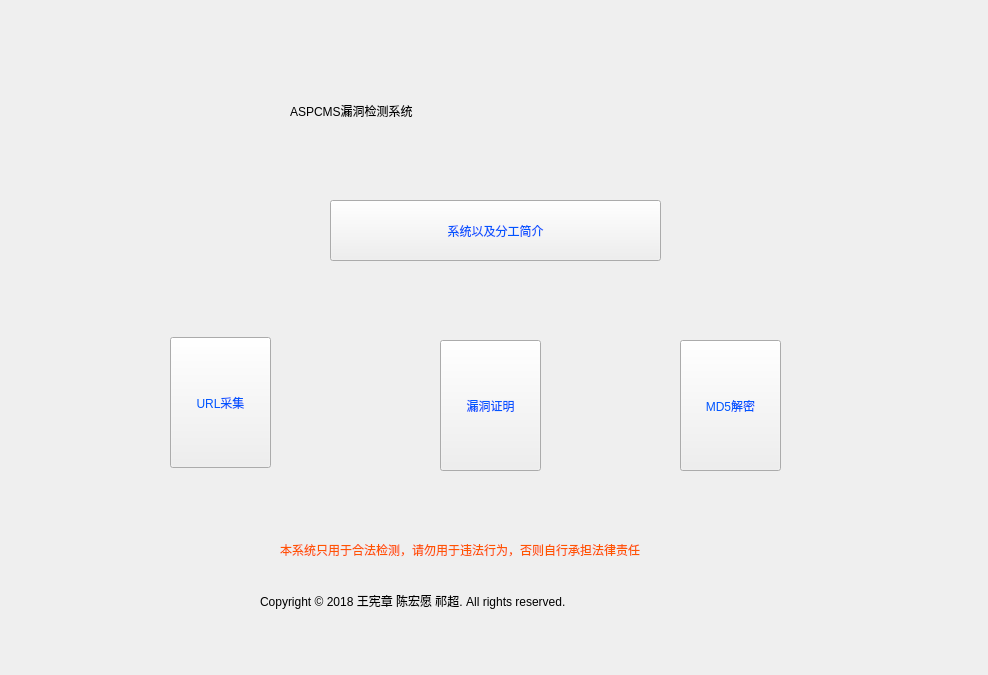
<?xml version="1.0" encoding="UTF-8"?>
<ui version="4.0">
 <class>Zhu_jiemian</class>
 <widget class="QWidget" name="Zhu_jiemian">
  <property name="geometry">
   <rect>
    <x>0</x>
    <y>0</y>
    <width>988</width>
    <height>675</height>
   </rect>
  </property>
  <property name="windowTitle">
   <string>信息安全大课设</string>
  </property>
  <property name="windowIcon">
   <iconset>
    <normaloff>C:/Users/23584/Pictures/lovewallpaper/PK2.png</normaloff>C:/Users/23584/Pictures/lovewallpaper/PK2.png</iconset>
  </property>
  <property name="styleSheet">
   <string notr="true"/>
  </property>
  <widget class="QPushButton" name="url_collect_button">
   <property name="geometry">
    <rect>
     <x>170</x>
     <y>337</y>
     <width>101</width>
     <height>131</height>
    </rect>
   </property>
   <property name="styleSheet">
    <string notr="true">font: 12pt &quot;黑体&quot;;
color:rgb(0, 85, 255)</string>
   </property>
   <property name="text">
    <string>URL采集</string>
   </property>
  </widget>
  <widget class="QLabel" name="label">
   <property name="geometry">
    <rect>
     <x>240</x>
     <y>140</y>
     <width>72</width>
     <height>15</height>
    </rect>
   </property>
   <property name="text">
    <string/>
   </property>
  </widget>
  <widget class="QLabel" name="label_2">
   <property name="geometry">
    <rect>
     <x>290</x>
     <y>80</y>
     <width>511</width>
     <height>61</height>
    </rect>
   </property>
   <property name="styleSheet">
    <string notr="true">font: 28pt &quot;楷体&quot;;</string>
   </property>
   <property name="text">
    <string>ASPCMS漏洞检测系统</string>
   </property>
  </widget>
  <widget class="QPushButton" name="aspcms_button">
   <property name="geometry">
    <rect>
     <x>440</x>
     <y>340</y>
     <width>101</width>
     <height>131</height>
    </rect>
   </property>
   <property name="styleSheet">
    <string notr="true">font: 12pt &quot;黑体&quot;;
color:rgb(0, 85, 255)</string>
   </property>
   <property name="text">
    <string>漏洞证明</string>
   </property>
  </widget>
  <widget class="QPushButton" name="md5_button">
   <property name="geometry">
    <rect>
     <x>680</x>
     <y>340</y>
     <width>101</width>
     <height>131</height>
    </rect>
   </property>
   <property name="styleSheet">
    <string notr="true">font: 12pt &quot;黑体&quot;;
color:rgb(0, 85, 255)</string>
   </property>
   <property name="text">
    <string>MD5解密</string>
   </property>
  </widget>
  <widget class="QLabel" name="label_3">
   <property name="geometry">
    <rect>
     <x>210</x>
     <y>540</y>
     <width>511</width>
     <height>20</height>
    </rect>
   </property>
   <property name="text">
    <string/>
   </property>
  </widget>
  <widget class="QPushButton" name="pushButton">
   <property name="geometry">
    <rect>
     <x>330</x>
     <y>200</y>
     <width>331</width>
     <height>61</height>
    </rect>
   </property>
   <property name="styleSheet">
    <string notr="true">font: 12pt &quot;黑体&quot;;
color:rgb(0, 85, 255)</string>
   </property>
   <property name="text">
    <string>系统以及分工简介</string>
   </property>
  </widget>
  <widget class="QLabel" name="label_4">
   <property name="geometry">
    <rect>
     <x>260</x>
     <y>580</y>
     <width>541</width>
     <height>41</height>
    </rect>
   </property>
   <property name="styleSheet">
    <string notr="true">
font: 12pt &quot;Bell MT&quot;;</string>
   </property>
   <property name="text">
    <string>Copyright © 2018 王宪章 陈宏愿 祁超. All rights reserved. </string>
   </property>
  </widget>
  <widget class="QLabel" name="label_5">
   <property name="geometry">
    <rect>
     <x>280</x>
     <y>540</y>
     <width>461</width>
     <height>20</height>
    </rect>
   </property>
   <property name="styleSheet">
    <string notr="true">color:rgb(255, 85, 0);</string>
   </property>
   <property name="text">
    <string>本系统只用于合法检测，请勿用于违法行为，否则自行承担法律责任</string>
   </property>
  </widget>
 </widget>
 <resources/>
 <connections/>
</ui>
